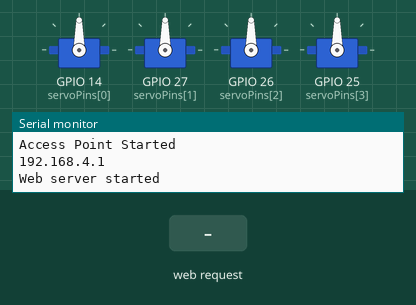
This sketch was run on a simulated ESP32. Parts: 4 × servo, the last lines printed to the serial monitor. The inputs (shaded band) are chosen by the test bench.

Above: at 1.2 s.
1.3 s: HTTP request GET /servo?n=1&v=1 received
At 2.4 s:
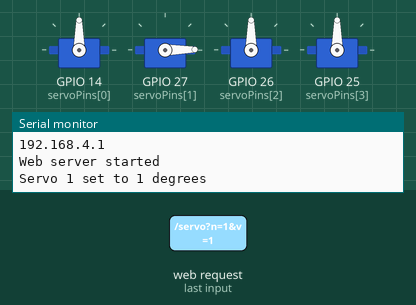
Timing chart, 0 to 4.3 s (numbered marks = the images above; inputs shaded):
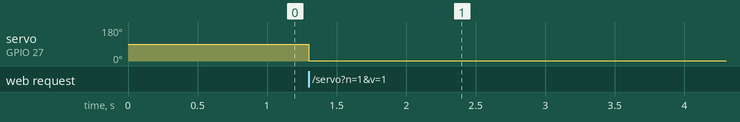

The sketch:

servo.ino
```cpp
#include <WiFi.h>
#include <WebServer.h>
#include <ESP32Servo.h>

// WiFi credentials
const char* ssid = "NAO";
const char* password = "laya1234";

// Create server
WebServer server(80);

// Servo pins
const int servoPins[4] = {14, 27, 26, 25};
Servo servos[4];

// HTML Web Page
String htmlPage() {
  String page = "<!DOCTYPE html><html><head><meta name='viewport' content='width=device-width, initial-scale=1.0'>";
  page += "<title>ESP32 Servo Control</title></head><body><h2>Servo Controller</h2>";
  for (int i = 0; i < 4; i++) {
    page += "Servo " + String(i+1) + ": <input type='range' min='0' max='180' value='90' id='servo" + String(i) + "' onchange='updateServo(" + String(i) + ")'><br><br>";
  }
  page += "<script>function updateServo(n){var val=document.getElementById('servo'+n).value;fetch('/servo?n='+n+'&v='+val);}</script>";
  page += "</body></html>";
  return page;
}

// Handle root
void handleRoot() {
  server.send(200, "text/html", htmlPage());
}

// Handle slider data
void handleServo() {
  if (server.hasArg("n") && server.hasArg("v")) {
    int index = server.arg("n").toInt();
    int val = server.arg("v").toInt();
    if (index >= 0 && index < 4) {
      servos[index].write(val);
      Serial.printf("Servo %d set to %d degrees\n", index, val);
    }
  }
  server.send(200, "text/plain", "OK");
}

void setup() {
  Serial.begin(115200);

  // Attach servos
  for (int i = 0; i < 4; i++) {
    servos[i].attach(servoPins[i]);
    servos[i].write(90);  // Default to middle
  }

  // Start WiFi in AP mode
  WiFi.softAP(ssid, password);
  Serial.println("Access Point Started");
  Serial.println(WiFi.softAPIP());

  // Set up routes
  server.on("/", handleRoot);
  server.on("/servo", handleServo);
  server.begin();
  Serial.println("Web server started");
}

void loop() {
  server.handleClient();
}
```

Measured:
- after the input at 1.3 s, servo on GPIO 27 (servoPins[1]): 90° → 1° at once
